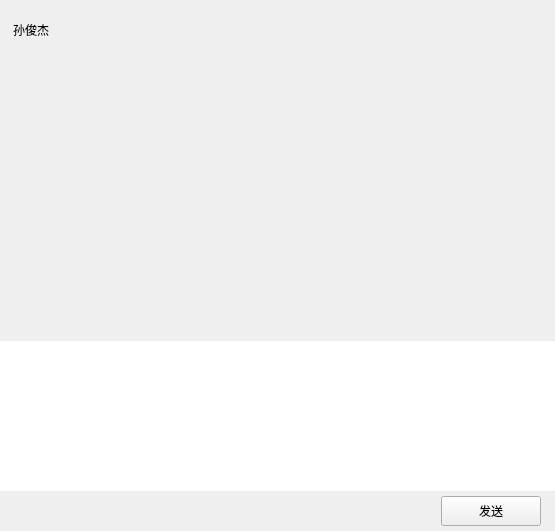
<?xml version="1.0" encoding="UTF-8"?>
<ui version="4.0">
 <class>ChatPage</class>
 <widget class="QWidget" name="ChatPage">
  <property name="geometry">
   <rect>
    <x>0</x>
    <y>0</y>
    <width>555</width>
    <height>531</height>
   </rect>
  </property>
  <property name="windowTitle">
   <string>Form</string>
  </property>
  <layout class="QVBoxLayout" name="verticalLayout">
   <property name="spacing">
    <number>0</number>
   </property>
   <property name="leftMargin">
    <number>0</number>
   </property>
   <property name="topMargin">
    <number>0</number>
   </property>
   <property name="rightMargin">
    <number>0</number>
   </property>
   <property name="bottomMargin">
    <number>0</number>
   </property>
   <item>
    <widget class="QWidget" name="chat_data_wid" native="true">
     <property name="sizePolicy">
      <sizepolicy hsizetype="Expanding" vsizetype="Expanding">
       <horstretch>0</horstretch>
       <verstretch>0</verstretch>
      </sizepolicy>
     </property>
     <layout class="QVBoxLayout" name="verticalLayout_2">
      <property name="spacing">
       <number>0</number>
      </property>
      <property name="leftMargin">
       <number>0</number>
      </property>
      <property name="topMargin">
       <number>0</number>
      </property>
      <property name="rightMargin">
       <number>0</number>
      </property>
      <property name="bottomMargin">
       <number>0</number>
      </property>
      <item>
       <widget class="QWidget" name="title_wid" native="true">
        <property name="minimumSize">
         <size>
          <width>0</width>
          <height>60</height>
         </size>
        </property>
        <property name="maximumSize">
         <size>
          <width>16777215</width>
          <height>60</height>
         </size>
        </property>
        <layout class="QVBoxLayout" name="verticalLayout_3">
         <property name="leftMargin">
          <number>11</number>
         </property>
         <property name="topMargin">
          <number>2</number>
         </property>
         <property name="rightMargin">
          <number>2</number>
         </property>
         <property name="bottomMargin">
          <number>2</number>
         </property>
         <item>
          <widget class="QWidget" name="widget" native="true">
           <layout class="QHBoxLayout" name="horizontalLayout_3">
            <property name="leftMargin">
             <number>2</number>
            </property>
            <property name="topMargin">
             <number>2</number>
            </property>
            <property name="rightMargin">
             <number>2</number>
            </property>
            <property name="bottomMargin">
             <number>2</number>
            </property>
            <item>
             <widget class="QLabel" name="title_lb">
              <property name="text">
               <string>孙俊杰</string>
              </property>
             </widget>
            </item>
           </layout>
          </widget>
         </item>
        </layout>
       </widget>
      </item>
      <item>
       <widget class="ChatView" name="chat_data_list" native="true"/>
      </item>
      <item>
       <widget class="QWidget" name="tool_wid" native="true">
        <property name="minimumSize">
         <size>
          <width>0</width>
          <height>40</height>
         </size>
        </property>
        <property name="maximumSize">
         <size>
          <width>16777215</width>
          <height>40</height>
         </size>
        </property>
        <layout class="QHBoxLayout" name="horizontalLayout_5">
         <property name="leftMargin">
          <number>2</number>
         </property>
         <property name="topMargin">
          <number>2</number>
         </property>
         <property name="rightMargin">
          <number>2</number>
         </property>
         <property name="bottomMargin">
          <number>2</number>
         </property>
         <item>
          <spacer name="horizontalSpacer_7">
           <property name="orientation">
            <enum>Qt::Horizontal</enum>
           </property>
           <property name="sizeType">
            <enum>QSizePolicy::Fixed</enum>
           </property>
           <property name="sizeHint" stdset="0">
            <size>
             <width>5</width>
             <height>20</height>
            </size>
           </property>
          </spacer>
         </item>
         <item>
          <widget class="ClickedLabel" name="emo_lb">
           <property name="minimumSize">
            <size>
             <width>25</width>
             <height>25</height>
            </size>
           </property>
           <property name="maximumSize">
            <size>
             <width>25</width>
             <height>25</height>
            </size>
           </property>
           <property name="text">
            <string/>
           </property>
          </widget>
         </item>
         <item>
          <spacer name="horizontalSpacer_6">
           <property name="orientation">
            <enum>Qt::Horizontal</enum>
           </property>
           <property name="sizeType">
            <enum>QSizePolicy::Fixed</enum>
           </property>
           <property name="sizeHint" stdset="0">
            <size>
             <width>5</width>
             <height>20</height>
            </size>
           </property>
          </spacer>
         </item>
         <item>
          <widget class="ClickedLabel" name="file_lb">
           <property name="minimumSize">
            <size>
             <width>30</width>
             <height>30</height>
            </size>
           </property>
           <property name="maximumSize">
            <size>
             <width>30</width>
             <height>30</height>
            </size>
           </property>
           <property name="text">
            <string/>
           </property>
          </widget>
         </item>
         <item>
          <spacer name="horizontalSpacer_5">
           <property name="orientation">
            <enum>Qt::Horizontal</enum>
           </property>
           <property name="sizeHint" stdset="0">
            <size>
             <width>40</width>
             <height>20</height>
            </size>
           </property>
          </spacer>
         </item>
        </layout>
       </widget>
      </item>
      <item>
       <widget class="MessageTextEdit" name="chatEdit">
        <property name="minimumSize">
         <size>
          <width>0</width>
          <height>150</height>
         </size>
        </property>
        <property name="maximumSize">
         <size>
          <width>16777215</width>
          <height>150</height>
         </size>
        </property>
        <property name="frameShape">
         <enum>QFrame::NoFrame</enum>
        </property>
       </widget>
      </item>
      <item>
       <widget class="QWidget" name="send_wid" native="true">
        <property name="minimumSize">
         <size>
          <width>0</width>
          <height>40</height>
         </size>
        </property>
        <property name="maximumSize">
         <size>
          <width>16777215</width>
          <height>40</height>
         </size>
        </property>
        <layout class="QHBoxLayout" name="horizontalLayout_4">
         <property name="topMargin">
          <number>2</number>
         </property>
         <property name="bottomMargin">
          <number>2</number>
         </property>
         <item>
          <spacer name="horizontalSpacer_2">
           <property name="orientation">
            <enum>Qt::Horizontal</enum>
           </property>
           <property name="sizeType">
            <enum>QSizePolicy::Expanding</enum>
           </property>
           <property name="sizeHint" stdset="0">
            <size>
             <width>36</width>
             <height>20</height>
            </size>
           </property>
          </spacer>
         </item>
         <item>
          <widget class="ClickedBtn" name="send_btn">
           <property name="minimumSize">
            <size>
             <width>100</width>
             <height>30</height>
            </size>
           </property>
           <property name="maximumSize">
            <size>
             <width>100</width>
             <height>30</height>
            </size>
           </property>
           <property name="text">
            <string>发送</string>
           </property>
          </widget>
         </item>
         <item>
          <spacer name="horizontalSpacer_4">
           <property name="orientation">
            <enum>Qt::Horizontal</enum>
           </property>
           <property name="sizeType">
            <enum>QSizePolicy::Fixed</enum>
           </property>
           <property name="sizeHint" stdset="0">
            <size>
             <width>5</width>
             <height>20</height>
            </size>
           </property>
          </spacer>
         </item>
        </layout>
       </widget>
      </item>
     </layout>
    </widget>
   </item>
  </layout>
 </widget>
 <customwidgets>
  <customwidget>
   <class>ClickedLabel</class>
   <extends>QLabel</extends>
   <header>clickedlabel.h</header>
  </customwidget>
  <customwidget>
   <class>ClickedBtn</class>
   <extends>QPushButton</extends>
   <header>clickedbtn.h</header>
  </customwidget>
  <customwidget>
   <class>MessageTextEdit</class>
   <extends>QTextEdit</extends>
   <header>MessageTextEdit.h</header>
  </customwidget>
  <customwidget>
   <class>ChatView</class>
   <extends>QWidget</extends>
   <header>ChatView.h</header>
   <container>1</container>
  </customwidget>
 </customwidgets>
 <resources/>
 <connections/>
</ui>
